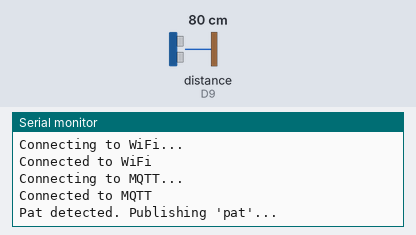
This sketch was run on a simulated Arduino MKR. Shown: the last lines printed to the serial monitor. Wiring (inferred from the names in the program): ultrasonic range finder: trigger D10; echo D9. The inputs (shaded band) are chosen by the test bench; at power-on: distance to the obstacle (sensor on D9) 80 cm. The echo pulse lasts 58.3 µs per cm; WiFi joins after 1.5 s; servers stay silent unless stated; no MQTT or app messages arrive unless stated.

Above: at 2.7 s.
2.8 s: distance to the obstacle (sensor on D9) set to 23 cm
At 8.0 s:
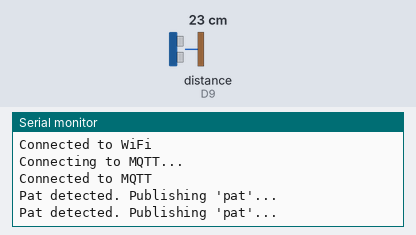
8.8 s: distance to the obstacle (sensor on D9) set to 19 cm
At 11.9 s:
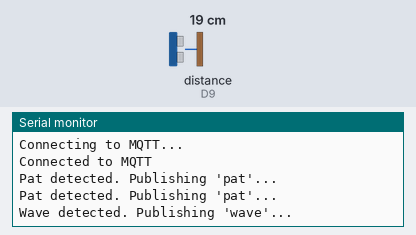

The sketch:

sensor.ino
```cpp
#include <WiFiNINA.h>      // Include the WiFiNINA library for Wi-Fi connectivity
#include <PubSubClient.h>  // Include the PubSubClient library for MQTT functionality

// WiFi credentials
const char* ssid = "vivo Y100A";      // Wi-Fi SSID (network name)
const char* password = "12345678";    // Wi-Fi password

// MQTT broker details
const char* mqttServer = "broker.emqx.io";  // Address of the MQTT broker
const int mqttPort = 1883;                  // Port number for the MQTT broker
const char* mqttTopicWave = "SIT210/wave92"; // MQTT topic for wave messages
const char* mqttTopicPat = "SIT210/pat92";   // MQTT topic for pat messages

WiFiClient espClient;          // WiFi client instance for network communication
PubSubClient client(espClient); // MQTT client instance using the WiFi client

// Pin definitions
const int trigPin = 10; // GPIO pin number connected to the ultrasonic sensor's trigger
const int echoPin = 9;  // GPIO pin number connected to the ultrasonic sensor's echo

void setup() {
  // Initialize the serial monitor for debugging and logging
  Serial.begin(115200);

  // Set up the trigger and echo pins for the ultrasonic sensor
  pinMode(trigPin, OUTPUT); // Set trigger pin as output to send ultrasonic pulses
  pinMode(echoPin, INPUT);  // Set echo pin as input to receive reflected pulses

  // Connect to the Wi-Fi network
  connectToWiFi();

  // Set up the MQTT server details
  client.setServer(mqttServer, mqttPort);

  // Connect to the MQTT broker
  connectToMQTT();
}

void loop() {
  // Check if the MQTT client is still connected; if not, attempt to reconnect
  if (!client.connected()) {
    connectToMQTT();
  }

  // Maintain the MQTT connection and process incoming messages
  client.loop();

  // Simulate pat detection for demonstration purposes
  if (detectPat()) {
    Serial.println("Pat detected. Publishing 'pat'...");
    // Publish a message to the MQTT broker indicating a "pat" action was detected
    client.publish(mqttTopicPat, "Manmeet Pat");
    delay(5000); // Wait 5 seconds before the next loop iteration
  } else {
    Serial.println("Wave detected. Publishing 'wave'...");
    // Publish a message to the MQTT broker indicating a "wave" action was detected
    client.publish(mqttTopicWave, "Manmeet wave");
    delay(5000); // Wait 5 seconds before the next loop iteration
  }
}

// Function to connect to Wi-Fi
void connectToWiFi() {
  delay(10); // Short delay before starting Wi-Fi connection process
  Serial.println("Connecting to WiFi...");

  // Begin Wi-Fi connection using provided SSID and password
  WiFi.begin(ssid, password);

  // Wait until the device successfully connects to the Wi-Fi network
  while (WiFi.status() != WL_CONNECTED) {
    delay(1000); // Wait 1 second between connection attempts
    Serial.println("Connecting...");
  }
  Serial.println("Connected to WiFi");
}

// Function to connect to the MQTT broker
void connectToMQTT() {
  // Attempt to connect to the MQTT broker until successful
  while (!client.connected()) {
    Serial.println("Connecting to MQTT...");

    // Attempt to connect with a unique client identifier
    if (client.connect("SenderClient")) {
      Serial.println("Connected to MQTT");
    } else {
      // Delay before retrying the connection
      delay(5000);
    }
  }
}

// Function to detect a "pat" action using the ultrasonic sensor
bool detectPat() {
  // Send a low pulse to clear the sensor
  digitalWrite(trigPin, LOW);
  delayMicroseconds(2);

  // Send a high pulse for 10 microseconds to trigger the ultrasonic pulse
  digitalWrite(trigPin, HIGH);
  delayMicroseconds(10);
  digitalWrite(trigPin, LOW);

  // Measure the time duration of the echo pulse
  long duration = pulseIn(echoPin, HIGH);
  // Calculate the distance based on the duration of the echo pulse
  int distance = duration * 0.034 / 2;

  // Determine whether the detected object is a "pat" (distance > 20) or a "wave"
  if (distance > 20) {
    return true; // Indicates "pat" action detected
  }

  // Return false if the detected object is closer than 20 cm, indicating a "wave"
  if (distance > 0 && distance < 20) {
    return false; // Indicates "wave" action detected
  }
}
```

Measured:
- the behaviour switches between 21 and 20 cm on distance to the obstacle (sensor on D9) (found by bisection; images 1 and 2)
- after the input at 8.8 s, the serial monitor: prints a new line after 2.8 s (image 2)
